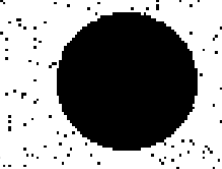
#> input picture Python/Digital Imagem Processing/Noise Eliminator/Figura1A.png, 222 x 169 px, found by its file name
$ jupyter execute --allow-errors Modulo5.ipynb
#> lines starting #> are read from the running program, lines starting #| are printed output that depends on the picture
[cell 1]
#@title Eliminador de Ruído
import cv2 as cv
import numpy as np
from matplotlib import pyplot as plt
from google.colab.patches import cv2_imshow

# Carrega a imagem
img1A = cv.imread('/content/drive/MyDrive/Mestrado/Processamento Digital de Imagens/Módulo 5/Figura1A.png', 1)
#> img1A is the input picture: shape (169, 222, 3); min 0, max 255, mean 146
# Aplica a técnica de Fechamento
kernel = np.ones((5, 5), np.uint8)
closing = cv.morphologyEx(img1A, cv.MORPH_CLOSE, kernel)
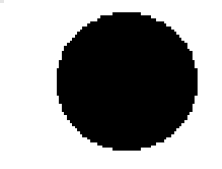
#> closing: shape (169, 222, 3); min 0, max 255, mean 151

# Exibe a imagem original e o Resultado
fig, ax = plt.subplots(1, 2, figsize=(10, 5))

# Imagem original
#> (the rest of this cell did not finish here and is left out)

[cell 2]
#@title Detector de Bordas
import cv2
import numpy as np
import matplotlib.pyplot as plt

# Carrega a imagem
img = cv2.imread('/content/drive/MyDrive/Mestrado/Processamento Digital de Imagens/Módulo 3/Módulo 3B/imagem.png', 1)
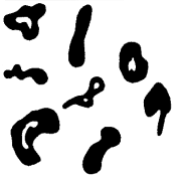
#> input picture Python/Digital Imagem Processing/Image Classifier/imagem.png, 181 x 175 px, found by its file name
#> img is the input picture: shape (175, 181, 3); min 0, max 255, mean 201.3

# Converte a imagem para escala de cinza
gray = cv2.cvtColor(img, cv2.COLOR_BGR2GRAY)

# Aplica o detector de bordas
edges = cv2.Canny(gray, 100, 200)
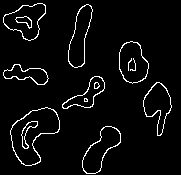
#> edges: shape (175, 181); 4.6% white in thin lines or dots

# Exibe a imagem original e o Resultado
fig, ax = plt.subplots(1, 2, figsize=(10, 5))

# Imagem original
ax[0].imshow(cv2.cvtColor(img, cv2.COLOR_BGR2RGB))
ax[0].set_title("Imagem Original")

# Bordas detectas
ax[1].imshow(edges, cmap='gray')
ax[1].set_title("Detecção de Bordas")

plt.show()
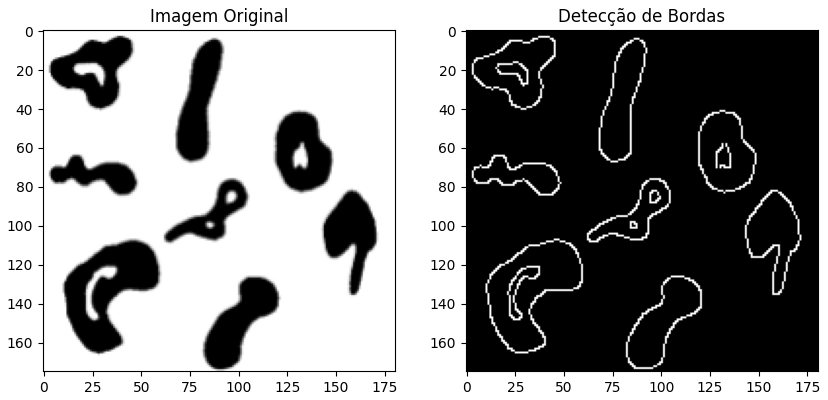
#> figure drawn by matplotlib, 2 panels

[cell 3]
#@title Transformada Top Hat
import cv2
import numpy as np
import matplotlib.pyplot as plt

# Carrega a imagem
img = cv2.imread('/content/drive/MyDrive/Mestrado/Processamento Digital de Imagens/Módulo 5/arroz.png', 1)
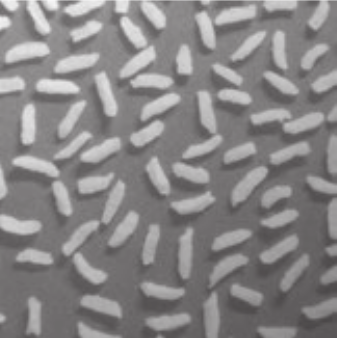
#> input picture Python/Digital Imagem Processing/Noise Eliminator/arroz.png, 337 x 338 px, found by its file name
#> img is the input picture: shape (338, 337, 3); mean B, G, R 133.9, 133.4, 135.5

# Aplica a transformada Top Hat
kernel = cv2.getStructuringElement(cv2.MORPH_RECT, (15, 15))
tophat = cv2.morphologyEx(img, cv2.MORPH_TOPHAT, kernel)
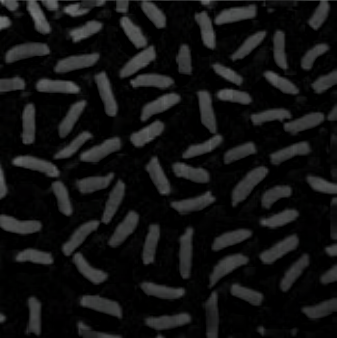
#> tophat: shape (338, 337, 3); mean B, G, R 18.5, 18.6, 18.3

# Exibe a imagem original e a transformada Top Hat lado a lado
fig, ax = plt.subplots(1, 2, figsize=(10, 5))

# Imagem original
ax[0].imshow(cv2.cvtColor(img, cv2.COLOR_BGR2RGB))
ax[0].set_title("Imagem Original")

# Transformada Top Hat
ax[1].imshow(tophat, cmap='gray')
ax[1].set_title("Transformada Top Hat")

plt.show()
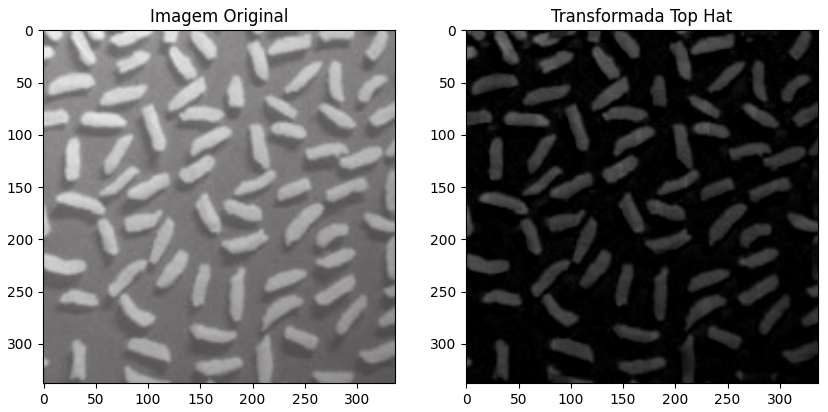
#> figure drawn by matplotlib, 2 panels; B, G, R data is drawn as R, G, B
